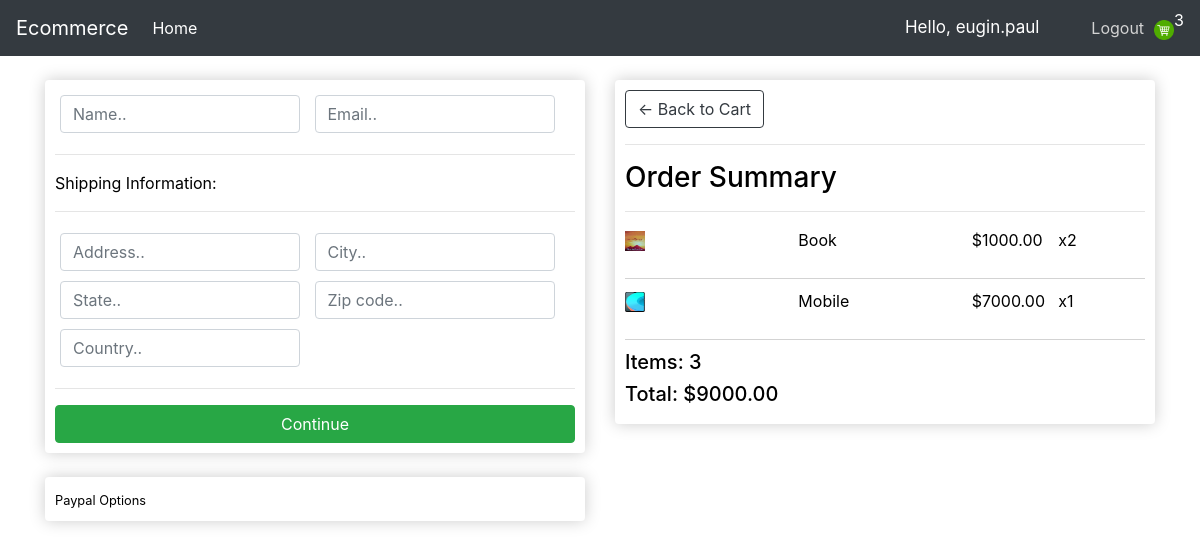
Page /checkout (signed in) on the committed database.
### ecommerce/models.py (models this page shows, shortened)
class OrderItem(models.Model) :
    product = models.ForeignKey(Product,on_delete = models.SET_NULL, null = True)
    order = models.ForeignKey(Order,on_delete = models.SET_NULL, null = True)
    date_added = models.DateTimeField(auto_now_add = True)
    quantity = models.IntegerField(default = 0, null = True)
    @property
    def get_total(self):
        total = self.product.price * self.quantity
        return total

class Product(models.Model) :
    name = models.CharField(max_length = 200, null = True)
    price = models.DecimalField(max_digits = 7, decimal_places = 2, null = True)
    digital = models.BooleanField(default = False, null = True)
    image = models.ImageField(null = True, blank = True)
    @property
    def imageURL(self):
        try :
            url = self.image.url
        except :
            url = ''
        return url

class Order(models.Model) :
    customer = models.ForeignKey(Customer,on_delete = models.SET_NULL, null = True)
    date_ordered = models.DateTimeField(auto_now_add = True)
    complete = models.BooleanField(default = False, null = True)
    @property
    def get_cart_total(self):
        orderitems = self.orderitem_set.all()
        total = sum([item.get_total for item in orderitems])
        return total
    @property
    def get_cart_quantity(self):
        orderitems = self.orderitem_set.all()
        total = sum([item.quantity for item in orderitems])
        return total

### ecommerce/views.py (the view)
# urls.py: path('checkout', views.checkout, name = 'checkout'),
@login_required(login_url = 'loginpage')
def checkout(request) :
    if request.user.is_authenticated:
        customer = request.user.customer
        order = Order.objects.get(customer = customer,complete = False)
        items = order.orderitem_set.all()
        cartItems = order.get_cart_quantity
        print(items)
    else:
        items = []
        order = {'get_cart_total' : 0, 'get_cart_quantity' : 0}
        cartItems = order['get_cart_quantity']
    context = {
    'items' : items,
    'order' : order,
    'cartItems' : cartItems
    }
    return render(request,'ecommerce/checkout.html',context)

### ecommerce/templates/ecommerce/checkout.html (shortened to what this page needs)
{% extends "ecommerce/base.html" %}
{% load static %}
{% block content %}
    <div class="row">
		<div class="col-lg-6">
			<div class="box-element" id="form-wrapper">
				<form id="form">
					<div id="user-info">
						<div class="form-field">
							<input required class="form-control" type="text" name="name" placeholder="Name..">
						</div>
						<div class="form-field">
							<input required class="form-control" type="email" name="email" placeholder="Email..">
						</div>
					</div>
					<div id="shipping-info">
						<hr>
						<p>Shipping Information:</p>
						<hr>
						<div class="form-field">
							<input class="form-control" type="text" name="address" placeholder="Address..">
						</div>
						<div class="form-field">
							<input class="form-control" type="text" name="city" placeholder="City..">
						</div>
						<div class="form-field">
							<input class="form-control" type="text" name="state" placeholder="State..">
						</div>
						<div class="form-field">
							<input class="form-control" type="text" name="zipcode" placeholder="Zip code..">
						</div>
						<div class="form-field">
							<input class="form-control" type="text" name="country" placeholder="Country..">
						</div>
					</div>
					<hr>
					<input id="form-button" class="btn btn-success btn-block" type="submit" value="Continue">
				</form>
			</div>
			<br>
			<div class="box-element hidden" id="payment-info">
				<small>Paypal Options</small>
			</div>
		</div>
		<div class="col-lg-6">
			<div class="box-element">
				<a  class="btn btn-outline-dark" href="{% url 'cart' %}">&#x2190; Back to Cart</a>
				<hr>
				<h3>Order Summary</h3>
				<hr>
        {% for item in items %}
				<div class="cart-row">
					<div style="flex:2"><img class="row-image" src="{{item.product.imageURL}}"></div>
					<div style="flex:2"><p>{{item.product.name}}</p></div>
					<div style="flex:1"><p>${{item.product.price}}</p></div>
					<div style="flex:1"><p>x{{item.quantity}}</p></div>
				</div>
        {% endfor %}
				<h5>Items:   {{order.get_cart_quantity}}</h5>
				<h5>Total:   ${{order.get_cart_total}}</h5>
			</div>
		</div>
	</div>
{% endblock content %}

### ecommerce/templates/ecommerce/base.html (shortened to what this page needs)
{% load static %}
<!DOCTYPE html>
<html lang="en">
	<head>
		<link rel="stylesheet" href="https://stackpath.bootstrapcdn.com/bootstrap/4.4.1/css/bootstrap.min.css">
		<link rel="stylesheet" type="text/css" href="{% static 'css/style_base2.css' %}" >
	</head>
  <body>
		<nav class="navbar navbar-expand-lg navbar-dark bg-dark">
		  <a class="navbar-brand" href="{% url 'home' %}">Ecommerce</a>
		  <div class="collapse navbar-collapse" id="navbarSupportedContent">
		   <ul class="navbar-nav mr-auto">
		     <li class="nav-item active">
		       <a class="nav-link" href="{% url 'home' %}">Home <span class="sr-only">(current)</span></a>
		     </li>
		   </ul>
		 <span class = "user_move" >Hello, {{request.user}} </span>
		 <span><a class = "logout" href = {% url 'logoutpage' %} >Logout </a> </span>
		 <div class="form-inline my-2 my-lg-0">
			 <a href="{% url 'cart' %}">
				<img class = "logo"  id="cart-icon" src="{% static 'images/cart.png' %}">
			</a>
			<p class = "card_number" id="cart-total">{{cartItems}}</p>
		 </div>
		 </div>
	</nav>
   <div class="container">
          <br>
          {% block content %}
          {% endblock content %}
       </div>
</body>
</html>

### static/css/style_base2.css (style rules this page uses)
html body { margin: 0px; color:black; background-color: white; }
.logo { height : 20px; width : 20px; margin-left: 10px; }
.card_number { color : white; }
.cart-row { display: flex; padding-bottom: 10px; margin-bottom: 10px; border-bottom: 1px solid lightgrey; }
.box-element { box-shadow:hsl(0, 0%, 80%) 0 0 16px; background-color: #fff; border-radius: 4px; padding: 10px; }
.form-field { width:250px; display: inline-block; padding: 5px; }
.row-image { height : 20px; width : 20px; }
.user_move { color : white; margin-right:5%; font-size: 17px; }
.logout { color : lightgrey; }

### rows in the picture
OrderItem: product.imageURL (picture), product.name "Book", product.price "1000.00", quantity "2"
OrderItem: product.imageURL (picture), product.name "Mobile", product.price "7000.00", quantity "1"
Order: get_cart_quantity "3", get_cart_total "9000.00"

### other values in the picture
{{ request.user }} "eugin.paul"
{{ cartItems }} "3"
